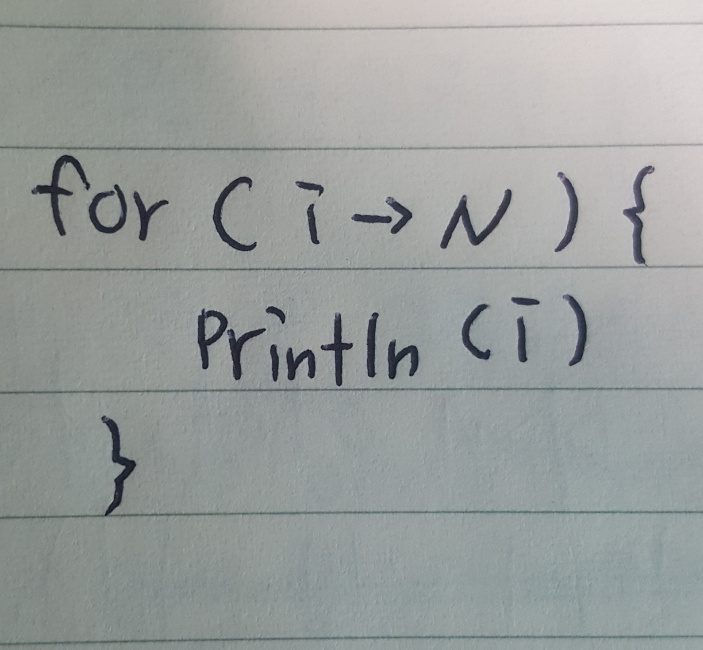
#> input picture t4/pseudo.jpg, 2109 x 1948 px (shown at 1/3 size)
$ python main.py   (older library calls are emulated)
#> lines starting #> are read from the running program, lines starting #| are printed output that depends on the picture; after the words box and inside, x2 and y2 are one past the last pixel; in counts of white or black regions, pixels touching at a corner belong together
import cv2
import numpy as np
from matplotlib import pyplot as plt

img = cv2.imread('pseudo.jpg',cv2.IMREAD_COLOR)
#> img is the input picture: shape (1948, 2109, 3); mean B, G, R 156.9, 158.4, 153.8
copy_img = img.copy()
img2 = cv2.cvtColor(img,cv2.COLOR_BGR2GRAY)

blur = cv2.GaussianBlur(img2,(3,3),0)
cv2.imwrite('blur.jpg',blur)

canny = cv2.Canny(blur,100,200)
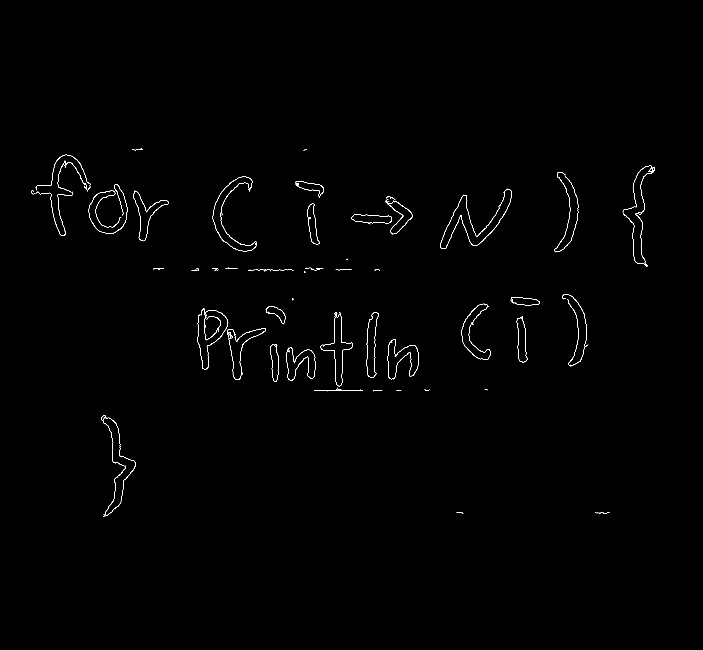
#> canny: shape (1948, 2109) (shown at 1/3 size); 0.37% white in thin lines or dots, all inside (x1, y1, x2, y2) = (94, 444, 1964, 1550)
cv2.imwrite('canny.jpg',canny)

box1=[]
f_count=0
select=0
plate_width=0

cnts,contours,hierarchy = cv2.findContours(canny, cv2.RETR_TREE,cv2.CHAIN_APPROX_SIMPLE)
#> contours = 101 contours, 59 with area under 20; largest, box (x1, y1, x2, y2) and area: (1320, 566, 1535, 746) 10132, (1320, 567, 1535, 746) 9852, (638, 530, 771, 754) 7048, (638, 530, 770, 754) 6796, (1385, 911, 1471, 1080) 4804

for i in range(len(contours)):
    cnt = contours[i]
    area = cv2.contourArea(cnt)
    x,y,w,h = cv2.boundingRect(cnt)
    rect_area = w*h
    aspect_ratio = float(w)/h

    if(aspect_ratio >= 0.2) and (aspect_ratio <= 1.0) and (rect_area >= 100) and (rect_area <= 700):
        cv2.rectangle(img,(x,y),(x+w,y+h),(0,255,0),1)
        box1.append(cv2.boundingRect(cnt))
#> this loop made 101 passes
#> (area, x, y, w, h, rect_area, aspect_ratio) on passes 3, 6, 7, 9, 18, 21, 22, 24, 27, 30, 32, 33: (54.5, 311, 1401, 67, 145, 9715, 0.462), (77, 309, 1340, 99, 210, 20790, 0.471), (31.5, 309, 1264, 63, 133, 8379, 0.474), (21.5, 326, 1252, 36, 89, 3204, 0.404), (89, 859, 1047, 88, 95, 8360, 0.926), (23, 1712, 1034, 53, 65, 3445, 0.815), (23.5, 810, 1032, 27, 114, 3078, 0.237), (92.5, 1163, 1019, 93, 119, 11067, 0.782), (22, 682, 987, 27, 39, 1053, 0.692), (100, 686, 984, 112, 156, 17472, 0.718), (27, 1550, 949, 33, 139, 4587, 0.237), (58, 613, 948, 49, 73, 3577, 0.671)
#> after the loop, box1 = [(304, 1246, 14, 17), (684, 996, 14, 20), (1688, 883, 11, 15), (94, 570, 13, 13)]

for i in range(len(box1)): ##Buble Sort on python
     for j in range(len(box1)-(i+1)):
          if box1[j][0]>box1[j+1][0]:
               temp=box1[j]
               box1[j]=box1[j+1]
               box1[j+1]=temp
#> this loop made 4 passes
#> after the loop, box1 = [(94, 570, 13, 13), (304, 1246, 14, 17), (684, 996, 14, 20), (1688, 883, 11, 15)]

#to find number plate measureing length between rectangles
for m in range(len(box1)):
     count=0
     for n in range(m+1,(len(box1)-1)):
          delta_x=abs(box1[n+1][0]-box1[m][0])
          if delta_x > 150:
               break
          delta_y =abs(box1[n+1][1]-box1[m][1])
          if delta_x ==0:
               delta_x=1
          if delta_y ==0:
               delta_y=1
          gradient =float(delta_y) /float(delta_x)
          if gradient<0.25:
              count=count+1
     #measure number plate size
     if count > f_count:
          select = m
          f_count = count;
          plate_width=delta_x
#> after the loop, f_count = 0; plate_width = 0; select = 0
cv2.imwrite('snake.jpg',img)
